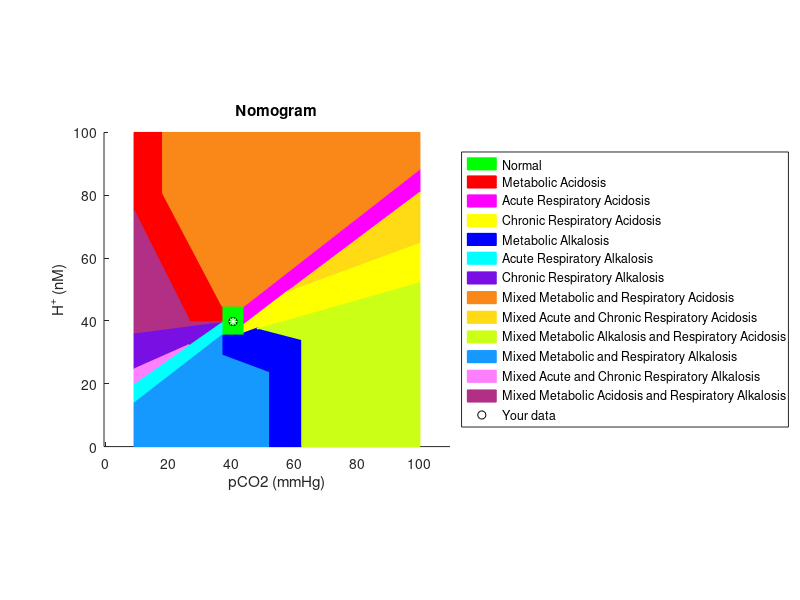

This chart was generated by the following MATLAB code:
function abnomogram(varargin)
% ABNOMOGRAM - Check the Acid-Base status of a bloof samples. 
% This function executes the analysis of the Acid-Base status of a blood
% sample given the pH and the pCO2 (in mmHg). The function plots a nomogram
% with 13, differently coloured, zones. The zone in which your data fall 
% represents the Acid-Base status of your blood sample. By itself, the
% function plots a nomogram for a normal sample.
% 
% Syntax: 	ABNONOGRAM(pH,pCO2)
%      
%     Inputs:
%           pH - Blood sample pH. This is a scalar value.
%           pC02 - Blood sample pCO2. This is a scalar value.
%     Outputs:
%           - Nomogram plot
% 
%      Example: 
%      abnomogram will show a nomogram for a normal sample
%      abnomogram(7.5,45) will show a nomogram with your data into the metabolic alkalosis zone
%
%           Created by Giuseppe Cardillo
%           giuseppe.cardillo-edta@poste.it
%
% To cite this file, this would be an appropriate format:
% Cardillo G. (2008) ABnomogram: check the acid-base status of a blood
% sample. 
% http://www.mathworks.com/matlabcentral/fileexchange/20571

%Input error handling
defaultpH=7.4;
defaultpCO2=40.5;
validation = @(x) isnumeric(x) && isscalar(x) && isreal (x) && isfinite(x) && (x > 0);
p = inputParser;
addOptional(p,'x',defaultpH,validation);
addOptional(p,'y',defaultpCO2,validation);
parse(p,varargin{:});
x=p.Results.x; y=p.Results.y;
clear p default* validation

x=10^(-x+9); %transform pH in nM units
Z=zeros(1,14); %Zone vector preallocation
%Set the colors of the 13 zones
C=[0 255 0; 255 0 0; 255 0 255; 255 255 0; 0 0 255; 0 255 255;...
    122 15 227; 249 136 25; 255 219 21; 203 255 21; 21 153 255;...
    255 128 255; 177 47 133]./255; 
figure('Position',[0 0 1280 960]);
hold on
%Normal 
pCO2=[37 37 44 44];
H=[35.50 44.70 44.70 35.50];
Z(1)=fill(pCO2,H,C(1,:),'EdgeColor',C(1,:));
%Metabolic Acidosis
pCO2=[9 18.07 18.07 9];
H=[-1.98855.*pCO2(1:2)+93.11307 100 100];
Z(2)=fill(pCO2,H,C(2,:),'EdgeColor',C(2,:));
pCO2=[18.08 26.81 26.81 18.08];
H=[-1.98855.*pCO2(1:2)+93.11307 -1.90016.*pCO2(3:4)+115.00586];
fill(pCO2,H,C(2,:),'EdgeColor',C(2,:));
pCO2=[26.82 36.99 36.99 26.82];
H=[-1.90016.*pCO2(1:2)+115.00586 39.8 39.8];
fill(pCO2,H,C(2,:),'EdgeColor',C(2,:));
%Acute Respiratory Acidosis
pCO2=[44.01 100 100 44.01];
H=[0.75036.*pCO2(1:2)+5.94429 0.77929.*pCO2(3:4)+10.41143];
Z(3)=fill(pCO2,H,C(3,:),'EdgeColor',C(3,:));
%Chronic Respiratory Acidosis
pCO2=[44.01 57.83 57.83 44.01];
H=[0.28482.*pCO2(1:2)+23.66786 0.76645.*pCO2(3:4)+5.17621];
Z(4)=fill(pCO2,H,C(4,:),'EdgeColor',C(4,:));
pCO2=[57.84 100 100 57.84];
H=[0.28482.*pCO2(1:2)+23.66786 0.36827.*pCO2(3:4)+28.20287];
fill(pCO2,H,C(4,:),'EdgeColor',C(4,:));
%Metabolic Alkalosis
pCO2=[37 44 44 37];
H=[-0.37272.*pCO2(1:2)+42.93068 35.49 35.49];
Z(5)=fill(pCO2,H,C(5,:),'EdgeColor',C(5,:));
pCO2=[44.01 48.18 48.18 44.01];
H=[-0.37272.*pCO2(1:2)+42.93068 0.36516.*pCO2(3:4)+20.13317];
fill(pCO2,H,C(5,:),'EdgeColor',C(5,:));
pCO2=[48.19 51.80 51.80 48.19];
H=[-0.37272.*pCO2(1:2)+42.93068 -0.25989.*pCO2(3:4)+50.25395];
fill(pCO2,H,C(5,:),'EdgeColor',C(5,:));
pCO2=[51.81 62.35 62.35 51.81];
H=[0 0 -0.25989.*pCO2(3:4)+50.25395];
fill(pCO2,H,C(5,:),'EdgeColor',C(5,:));
%Acute Respiratory Alkalosis
pCO2=[9 36.99 36.99 9];
H=[0.77332.*pCO2(1:2)+6.8872 0.7068.*pCO2(3:4)+13.64852];
Z(6)=fill(pCO2,H,C(6,:),'EdgeColor',C(6,:));
%Chronic Respiratory Alkalosis
pCO2=[9 26.50 26.50 9];
H=[0.44379.*pCO2(1:2)+20.70493 0.13015.*pCO2(3:4)+34.98438];
Z(7)=fill(pCO2,H,C(7,:),'EdgeColor',C(7,:));
pCO2=[26.51 36.99 36.99 26.51];
H=[0.69876.*pCO2(1:2)+13.94585 0.13015.*pCO2(3:4)+34.98438];
fill(pCO2,H,C(7,:),'EdgeColor',C(7,:));
%Mixed Metabolic and Respiratory Acidosis
pCO2=[18.08 36.99 36.99 18.07];
H=[-1.90016.*pCO2(1:2)+115.00586 100 100];
Z(8)=fill(pCO2,H,C(8,:),'EdgeColor',C(8,:));
pCO2=[37 44 44 37];
H=[44.71 44.71 100 100];
fill(pCO2,H,C(8,:),'EdgeColor',C(8,:));
pCO2=[44.01 100 100 44.01];
H=[0.77929.*pCO2(1:2)+10.41143 100 100];
fill(pCO2,H,C(8,:),'EdgeColor',C(8,:));
%Mixed Acute and Chronic Respiratory Acidosis
pCO2=[57.84 100 100 57.84];
H=[0.75036.*pCO2(1:2)+5.94429 0.36827.*pCO2(3:4)+28.20287];
Z(9)=fill(pCO2,H,C(9,:),'EdgeColor',C(9,:));
%Mixed Metabolic Alkalosis and Respiratory Acidosis
pCO2=[48.20 62.35 62.35 48.20];
H=[-0.25989.*pCO2(1:2)+50.25395 0.28482.*pCO2(3:4)+23.66786];
Z(10)=fill(pCO2,H,C(10,:),'EdgeColor',C(10,:));
pCO2=[62.36 100 100 62.36];
H=[0 0 0.28482.*pCO2(3:4)+23.66786];
fill(pCO2,H,C(10,:),'EdgeColor',C(10,:));
%Mixed Metabolic and Respiratory Alkalosis
pCO2=[9 36.99 36.99 9];
H=[0 0 0.77332.*pCO2(3:4)+6.8872];
Z(11)=fill(pCO2,H,C(11,:),'EdgeColor',C(11,:));
pCO2=[37 51.80 51.80 37];
H=[0 0 -0.37272.*pCO2(3:4)+42.93068];
fill(pCO2,H,C(11,:),'EdgeColor',C(11,:));
%Mixed Acute and Chronic Respiratory Alkalosis
pCO2=[9 26.50 26.50 9];
H=[0.7068.*pCO2(1:2)+13.64852 0.4438.*pCO2(3:4)+20.70493];
Z(12)=fill(pCO2,H,C(12,:),'EdgeColor',C(12,:));
%Mixed Metabolic Acidosis and Respiratory Alkalosis
pCO2=[9 26.80 26.80 9];
H=[0.13015.*pCO2(1:2)+34.98438 -1.98855.*pCO2(3:4)+93.11307];
Z(13)=fill(pCO2,H,C(13,:),'EdgeColor',C(13,:));
pCO2=[26.81 36.99 36.99 26.80];
H=[0.13015.*pCO2(1:2)+34.98438 39.7 39.7];
Z(13)=fill(pCO2,H,C(13,:),'EdgeColor',C(13,:));
%Plot data
Z(14)=plot(y,x,'ko');
plot(y,x,'w*')

%Add labels
title('Nomogram')
xlabel('pCO2 (mmHg)')
ylabel('H^+ (nM)')
legend(Z,'Normal', ...
    'Metabolic Acidosis', 'Acute Respiratory Acidosis', 'Chronic Respiratory Acidosis',...
    'Metabolic Alkalosis', 'Acute Respiratory Alkalosis', 'Chronic Respiratory Alkalosis',...
    'Mixed Metabolic and Respiratory Acidosis', 'Mixed Acute and Chronic Respiratory Acidosis', ...
    'Mixed Metabolic Alkalosis and Respiratory Acidosis', 'Mixed Metabolic and Respiratory Alkalosis', ...
    'Mixed Acute and Chronic Respiratory Alkalosis', 'Mixed Metabolic Acidosis and Respiratory Alkalosis',...
    'Your data','Location','EastOutside')
axis equal
hold off